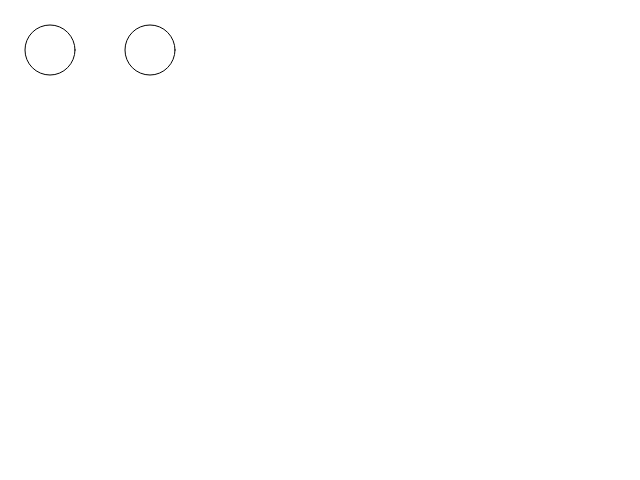
Frame 1 (no input)
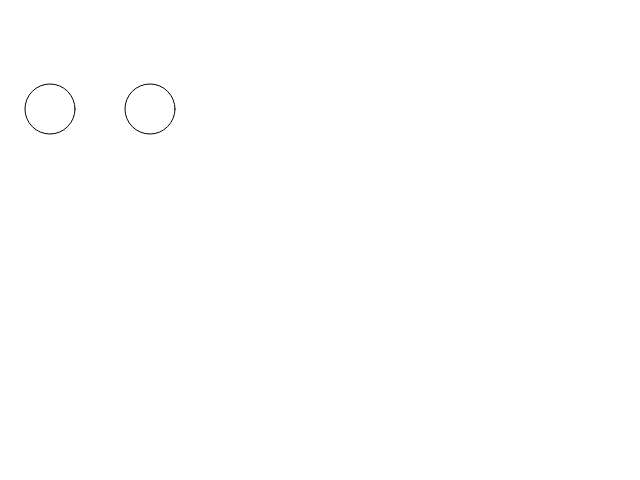
Frame 60 (no input)
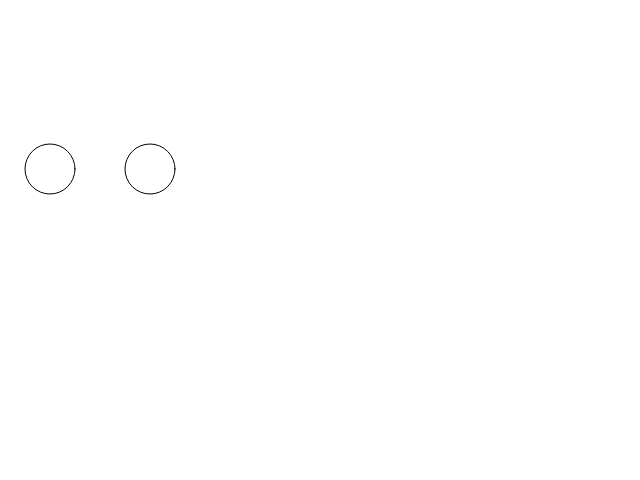
Frame 120 (the mouse pressed at the canvas centre since frame 60)

The p5.js sketch that drew these frames (run headless with seeded random() and noise() and a simulated clock; from frame 60 on, the mouse is pressed at the canvas centre):

// p5.js sketch
// ── sketch.js
var width, height;

var circles = [];

function setup() {
  width = 640;
  height = 480;
  createCanvas(width, height);

  circles.push(new Circle(50, 50, 50, 50));
  circles.push(new Circle(150, 50, 50, 50));
}

function draw() {
  background(255);
  color(0);
  circles.forEach(function (circle) {
    circle.draw();
    circle.moveDown();
  })
}

function Circle(x, y, width, height) {
  this.x = x;
  this.y = y;
  this.width = width;
  this.height = height;
}

Circle.prototype = {
  moveDown: function () {
    this.y++;
  },
  draw: function () {
    ellipse(this.x, this.y, this.width, this.height);
  }
}
